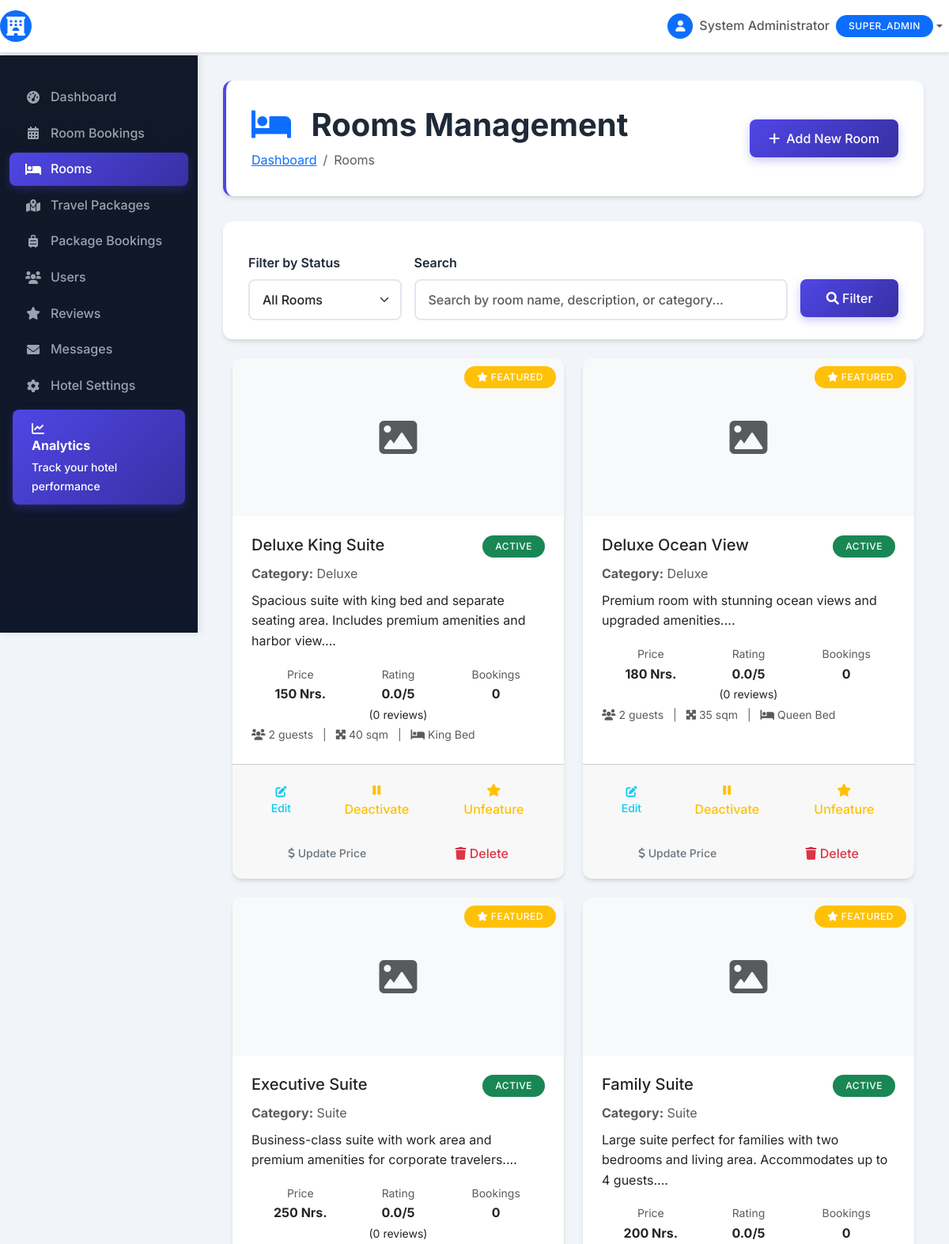
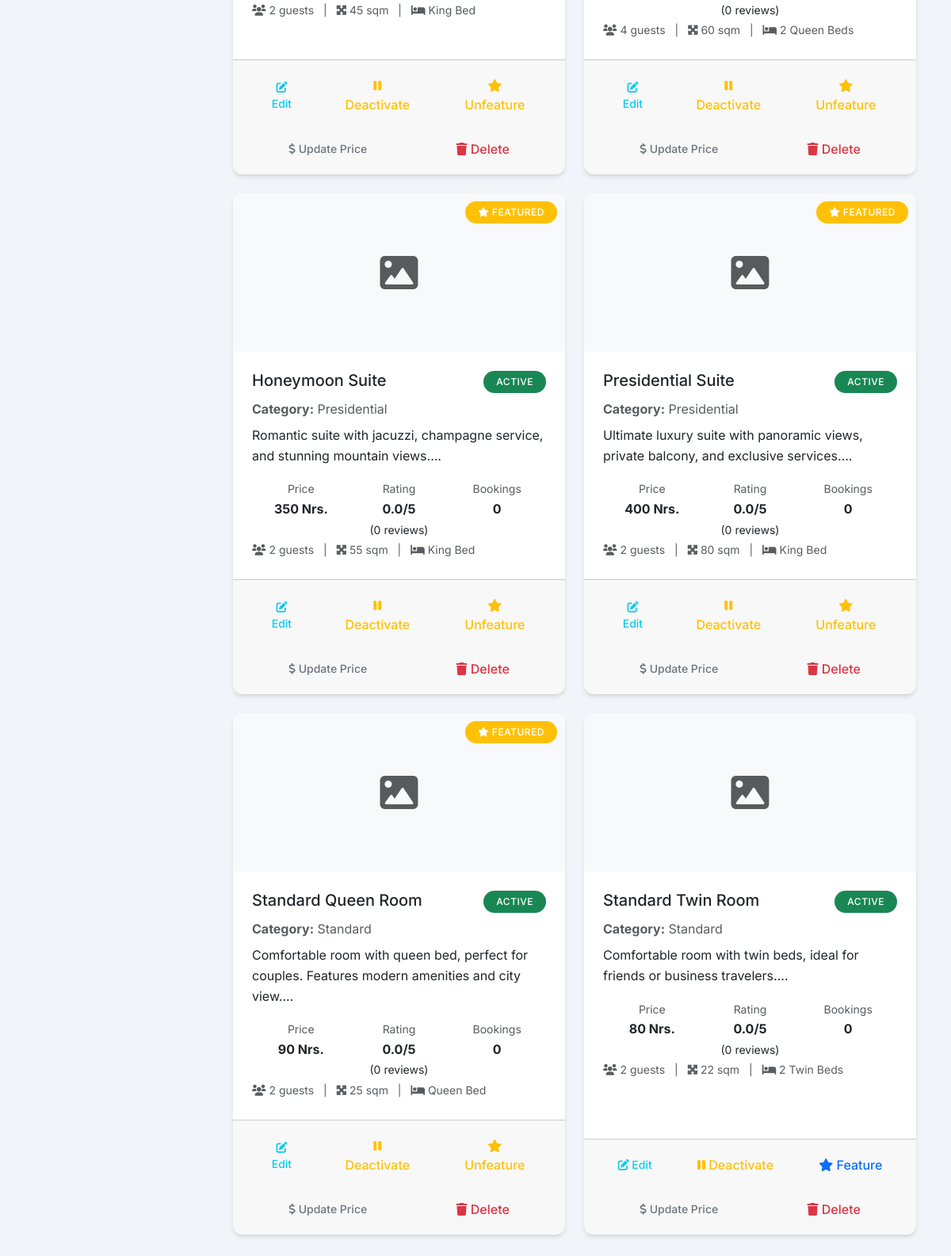
/admin/rooms.php (signed in), run on the app's committed database (2 pictures, top to bottom).
### tables this page shows
CREATE TABLE rooms (
    id INT PRIMARY KEY AUTO_INCREMENT,
    name VARCHAR(100) NOT NULL,
    category_id INT,
    description TEXT NOT NULL,
    price DECIMAL(10,2) NOT NULL,
    capacity INT NOT NULL DEFAULT 2,
    size VARCHAR(50),
    bed_type VARCHAR(50),
    image VARCHAR(255),
    gallery TEXT,  
    amenities TEXT,  
    status ENUM('active', 'inactive', 'maintenance') DEFAULT 'active',
    featured BOOLEAN DEFAULT FALSE,
    created_at TIMESTAMP DEFAULT CURRENT_TIMESTAMP,
    updated_at TIMESTAMP DEFAULT CURRENT_TIMESTAMP ON UPDATE CURRENT_TIMESTAMP,
    FOREIGN KEY (category_id) REFERENCES room_categories(id) ON DELETE SET NULL
);

CREATE TABLE room_categories (
    id INT PRIMARY KEY AUTO_INCREMENT,
    name VARCHAR(100) NOT NULL,
    description TEXT,
    created_at TIMESTAMP DEFAULT CURRENT_TIMESTAMP
);

### admin/rooms.php (the view, shortened to what this page needs)
<?php
require_once '../config/database.php';
$filter = $_GET['filter'] ?? 'all';
$search = $_GET['search'] ?? '';
$where_conditions = [];
$params = [];
$where_clause = !empty($where_conditions) ? "WHERE " . implode(" AND ", $where_conditions) : "";
$stmt = $conn->prepare("
    SELECT r.*, rc.name as category_name,
           COALESCE(AVG(rv.rating), 0) as avg_rating,
           COUNT(rv.id) as review_count,
           COUNT(DISTINCT b.id) as booking_count
    FROM rooms r
    LEFT JOIN room_categories rc ON r.category_id = rc.id
    LEFT JOIN reviews rv ON r.id = rv.room_id
    LEFT JOIN bookings b ON r.id = b.room_id
    $where_clause
    GROUP BY r.id
    ORDER BY r.featured DESC, r.name ASC
");
$stmt->execute($params);
$rooms = $stmt->fetchAll();
?>
<!DOCTYPE html>
<html lang="en">
<head>
    <link href="https://cdn.jsdelivr.net/npm/bootstrap@5.3.0/dist/css/bootstrap.min.css" rel="stylesheet">
    <link href="https://cdnjs.cloudflare.com/ajax/libs/font-awesome/6.0.0/css/all.min.css" rel="stylesheet">
    <link href="../assets/css/style.css" rel="stylesheet">
    <link href="assets/css/admin.css" rel="stylesheet">
</head>
<body>
    <?php include 'includes/header.php'; ?>
    <div class="container-fluid">
        <div class="row">
            <?php include 'includes/sidebar.php'; ?>
            <main class="col-md-9 ms-sm-auto col-lg-10">
                <div class="page-header">
                    <div class="d-flex justify-content-between align-items-center">
                        <div>
                            <h1 class="mb-2">
                                <i class="fas fa-bed text-primary me-3"></i>
                                Rooms Management
                            </h1>
                            <nav aria-label="breadcrumb">
                                <ol class="breadcrumb">
                                    <li class="breadcrumb-item"><a href="index.php">Dashboard</a></li>
                                    <li class="breadcrumb-item active">Rooms</li>
                                </ol>
                            </nav>
                        </div>
                        <div class="text-end">
                            <button type="button" class="btn btn-primary" data-bs-toggle="modal" data-bs-target="#addRoomModal">
                                <i class="fas fa-plus me-2"></i>Add New Room
                            </button>
                        </div>
                    </div>
                </div>
                <div class="card mb-4">
                    <div class="card-body">
                        <form method="GET" class="row g-3">
                            <div class="col-md-3">
                                <label class="form-label">Filter by Status</label>
                                <select class="form-select" name="filter">
                                    <option value="all" <?php echo $filter === 'all' ? 'selected' : ''; ?>>All Rooms</option>
                                </select>
                            </div>
                            <div class="col-md-7">
                                <label class="form-label">Search</label>
                                <input type="text" class="form-control" name="search"
                                       value="<?php echo htmlspecialchars($search); ?>"
                                       placeholder="Search by room name, description, or category...">
                            </div>
                            <div class="col-md-2">
                                <label class="form-label">&nbsp;</label>
                                <button type="submit" class="btn btn-primary w-100">
                                    <i class="fas fa-search"></i> Filter
                                </button>
                            </div>
                        </form>
                    </div>
                </div>
                <div class="row">
                    <?php if (!empty($rooms)): ?>
                        <?php foreach ($rooms as $room): ?>
                        <div class="col-lg-6 mb-4">
                            <div class="card h-100">
                                <?php if ($room['featured']): ?>
                                    <div class="badge bg-warning position-absolute" style="top: 10px; right: 10px; z-index: 1;">
                                        <i class="fas fa-star"></i> Featured
                                    </div>
                                <?php endif; ?>
                                <?php if (!empty($room['image']) && file_exists('../' . $room['image'])): ?>
                                    <img src="../<?php echo htmlspecialchars($room['image']); ?>"
                                         class="card-img-top" alt="<?php echo htmlspecialchars($room['name']); ?>"
                                         style="height: 200px; object-fit: cover;">
                                <?php else: ?>
                                    <div class="card-img-top d-flex align-items-center justify-content-center bg-light"
                                         style="height: 200px;">
                                        <i class="fas fa-image fa-3x text-muted"></i>
                                    </div>
                                <?php endif; ?>
                                <div class="card-body">
                                    <div class="d-flex justify-content-between align-items-start mb-2">
                                        <h5 class="card-title mb-0"><?php echo htmlspecialchars($room['name']); ?></h5>
                                        <span class="badge bg-<?php
                                            echo $room['status'] === 'active' ? 'success' :
                                                ($room['status'] === 'inactive' ? 'danger' : 'warning');
                                        ?>">
                                            <?php echo ucfirst($room['status']); ?>
                                        </span>
                                    </div>
                                    <p class="text-muted mb-2">
                                        <strong>Category:</strong> <?php echo htmlspecialchars($room['category_name'] ?? 'N/A'); ?>
                                    </p>
                                    <p class="card-text"><?php echo htmlspecialchars(substr($room['description'], 0, 100)) . '...'; ?></p>
                                    <div class="row text-center mb-3">
                                        <div class="col-4">
                                            <small class="text-muted">Price</small>
                                            <br><strong><?php echo number_format($room['price'], 0); ?> Nrs.</strong>
                                        </div>
                                        <div class="col-4">
                                            <small class="text-muted">Rating</small>
                                            <br><strong><?php echo number_format($room['avg_rating'], 1); ?>/5</strong>
                                            <br><small>(<?php echo $room['review_count']; ?> reviews)</small>
                                        </div>
                                        <div class="col-4">
                                            <small class="text-muted">Bookings</small>
                                            <br><strong><?php echo $room['booking_count']; ?></strong>
                                        </div>
                                    </div>
                                    <div class="room-details">
                                        <small class="text-muted">
                                            <i class="fas fa-users"></i> <?php echo $room['capacity']; ?> guests
                                            <span class="mx-2">|</span>
                                            <i class="fas fa-expand-arrows-alt"></i> <?php echo htmlspecialchars($room['size']); ?>
                                            <span class="mx-2">|</span>
                                            <i class="fas fa-bed"></i> <?php echo htmlspecialchars($room['bed_type']); ?>
                                        </small>
                                    </div>
                                </div>
                                <div class="card-footer">
                                    <div class="btn-group btn-group-sm w-100 mb-2">
                                        <button class="btn btn-outline-info" onclick="editRoom(<?php echo $room['id']; ?>)">
                                            <i class="fas fa-edit"></i> Edit
                                        </button>
                                        <form method="POST" class="flex-fill ms-1">
                                            <button type="submit" class="btn btn-outline-<?php echo $room['status'] === 'active' ? 'warning' : 'success'; ?> w-100">
                                                <i class="fas fa-<?php echo $room['status'] === 'active' ? 'pause' : 'play'; ?>"></i>
                                                <?php echo $room['status'] === 'active' ? 'Deactivate' : 'Activate'; ?>
                                            </button>
                                        </form>
                                        <form method="POST" class="flex-fill ms-1">
                                            <button type="submit" class="btn btn-outline-<?php echo $room['featured'] ? 'warning' : 'primary'; ?> w-100">
                                                <i class="fas fa-star"></i>
                                                <?php echo $room['featured'] ? 'Unfeature' : 'Feature'; ?>
                                            </button>
                                        </form>
                                    </div>
                                    <div class="btn-group btn-group-sm w-100">
                                        <button class="btn btn-outline-secondary"
                                                onclick="updatePrice(<?php echo $room['id']; ?>, <?php echo $room['price']; ?>)">
                                            <i class="fas fa-dollar-sign"></i> Update Price
                                        </button>
                                        <form method="POST" class="flex-fill ms-1"
                                              onsubmit="return confirm('Are you sure you want to delete this room? This action cannot be undone.')">
                                            <button type="submit" class="btn btn-outline-danger w-100">
                                                <i class="fas fa-trash"></i> Delete
                                            </button>
                                        </form>
                                    </div>
                                </div>
                            </div>
                        </div>
                        <?php endforeach; ?>
                    <?php endif; ?>
                </div>
            </main>
        </div>
    </div>
</body>
</html>

### assets/css/style.css (style rules this page uses)
:root { --primary-color: #007bff; --secondary-color: #6c757d; --success-color: #28a745; --danger-color: #dc3545; --warning-color: #ffc107; --info-color: #17a2b8; --light-color: #f8f9fa; --dark-color: #343a40; }
body { font-family: 'Segoe UI', Tahoma, Geneva, Verdana, sans-serif; line-height: 1.6; }
.btn { border-radius: 25px; padding: 10px 25px; font-weight: 500; transition: all 0.3s ease; }
.btn-primary { background: linear-gradient(45deg, var(--primary-color), #0056b3); border: none; }
.form-control, .form-select { border-radius: 10px; border: 2px solid #e9ecef; padding: 12px 15px; transition: border-color 0.3s ease; }
.badge { font-size: 0.8rem; padding: 5px 10px; border-radius: 15px; }

### admin/assets/css/admin.css (style rules this page uses)
:root { --primary-color: #4f46e5; --primary-dark: #3730a3; --secondary-color: #6b7280; --success-color: #10b981; --danger-color: #ef4444; --warning-color: #f59e0b; --info-color: #3b82f6; --light-color: #f8fafc; --dark-color: #1f2937; --sidebar-bg: #111827; --sidebar-hover: #374151; --card-shadow: 0 4px 6px -1px rgba(0, 0, 0, 0.1), 0 2px 4px -1px rgba(0, 0, 0, 0.06); --border-radius: 12px; }
body { font-family: 'Inter', -apple-system, BlinkMacSystemFont, 'Segoe UI', Roboto, sans-serif; background-color: #f1f5f9; color: #334155; padding-top: 70px; }
.container-fluid { padding: 0 !important; margin: 0 !important; }
.container-fluid .row { margin: 0 !important; padding: 0 !important; }
main { padding: 2rem; margin-left: 250px !important; transition: margin-left 0.3s ease; width: calc(100% - 250px) !important; min-height: calc(100vh - 70px); }
main.col-md-9, main.col-lg-10 { flex: none !important; width: calc(100% - 250px) !important; max-width: none !important; margin-left: 250px !important; padding-left: 2rem !important; padding-right: 2rem !important; }
.page-header { background: white; padding: 2rem; border-radius: var(--border-radius); box-shadow: var(--card-shadow); margin-bottom: 2rem; border-left: 4px solid var(--primary-color); }
.page-header h1 { color: var(--dark-color); font-weight: 700; margin: 0; }
.page-header .breadcrumb { background: none; padding: 0; margin: 0.5rem 0 0 0; }
.card { border: none; border-radius: var(--border-radius); box-shadow: var(--card-shadow); transition: all 0.3s ease; overflow: hidden; }
.card-body { padding: 1.5rem; }
.btn { border-radius: 8px; font-weight: 500; padding: 0.75rem 1.5rem; transition: all 0.3s ease; border: none; }
.btn-primary { background: linear-gradient(135deg, var(--primary-color), var(--primary-dark)); box-shadow: 0 4px 12px rgba(79, 70, 229, 0.3); }
.form-control, .form-select { border: 2px solid #e2e8f0; border-radius: 8px; padding: 0.75rem 1rem; transition: all 0.3s ease; font-weight: 500; }
.form-label { font-weight: 600; color: var(--dark-color); margin-bottom: 0.5rem; }
.badge { padding: 0.5rem 1rem; border-radius: 20px; font-weight: 500; font-size: 0.75rem; text-transform: uppercase; letter-spacing: 0.5px; }
@media (min-width: 769px) { main, main.col-md-9, main.col-lg-10 { margin-left: 250px !important; width: calc(100% - 250px) !important; } }

### data on the page
rooms: featured 1 (drawn), name "Deluxe King Suite", status "ACTIVE", category.name "Deluxe", description "Spacious suite with king bed and separate seating area. Includes premium amenities and harbor view.", price "150", avg_rating "0.0", review_count "0", booking_count "0", capacity "2", size "40 sqm", bed_type "King Bed", shows "Deactivate"
rooms: featured 1 (drawn), name "Deluxe Ocean View", status "ACTIVE", category.name "Deluxe", description "Premium room with stunning ocean views and upgraded amenities.", price "180", avg_rating "0.0", review_count "0", booking_count "0", capacity "2", size "35 sqm", bed_type "Queen Bed", shows "Deactivate"
rooms: featured 1 (drawn), name "Executive Suite", status "ACTIVE", category.name "Suite", description "Business-class suite with work area and premium amenities for corporate travelers.", price "250", avg_rating "0.0", review_count "0", booking_count "0", capacity "2", size "45 sqm", bed_type "King Bed", shows "Deactivate"
rooms: featured 1 (drawn), name "Family Suite", status "ACTIVE", category.name "Suite", description "Large suite perfect for families with two bedrooms and living area. Accommodates up to 4 guests.", price "200", avg_rating "0.0", review_count "0", booking_count "0", capacity "4", size "60 sqm", bed_type "2 Queen Beds", shows "Deactivate"
rooms: featured 1 (drawn), name "Honeymoon Suite", status "ACTIVE", category.name "Presidential", description "Romantic suite with jacuzzi, champagne service, and stunning mountain views.", price "350", avg_rating "0.0", review_count "0", booking_count "0", capacity "2", size "55 sqm", bed_type "King Bed", shows "Deactivate"
rooms: featured 1 (drawn), name "Presidential Suite", status "ACTIVE", category.name "Presidential", description "Ultimate luxury suite with panoramic views, private balcony, and exclusive services.", price "400", avg_rating "0.0", review_count "0", booking_count "0", capacity "2", size "80 sqm", bed_type "King Bed", shows "Deactivate"
rooms: featured 1 (drawn), name "Standard Queen Room", status "ACTIVE", category.name "Standard", description "Comfortable room with queen bed, perfect for couples. Features modern amenities and city view.", price "90", avg_rating "0.0", review_count "0", booking_count "0", capacity "2", size "25 sqm", bed_type "Queen Bed", shows "Deactivate"
rooms: name "Standard Twin Room", status "ACTIVE", category.name "Standard", description "Comfortable room with twin beds, ideal for friends or business travelers.", price "80", avg_rating "0.0", review_count "0", booking_count "0", capacity "2", size "22 sqm", bed_type "2 Twin Beds", shows "Deactivate", featured "Feature"

### other printed values
$_SESSION['admin_name'] "System Administrator"
$_SESSION['admin_role'] "SUPER_ADMIN"
